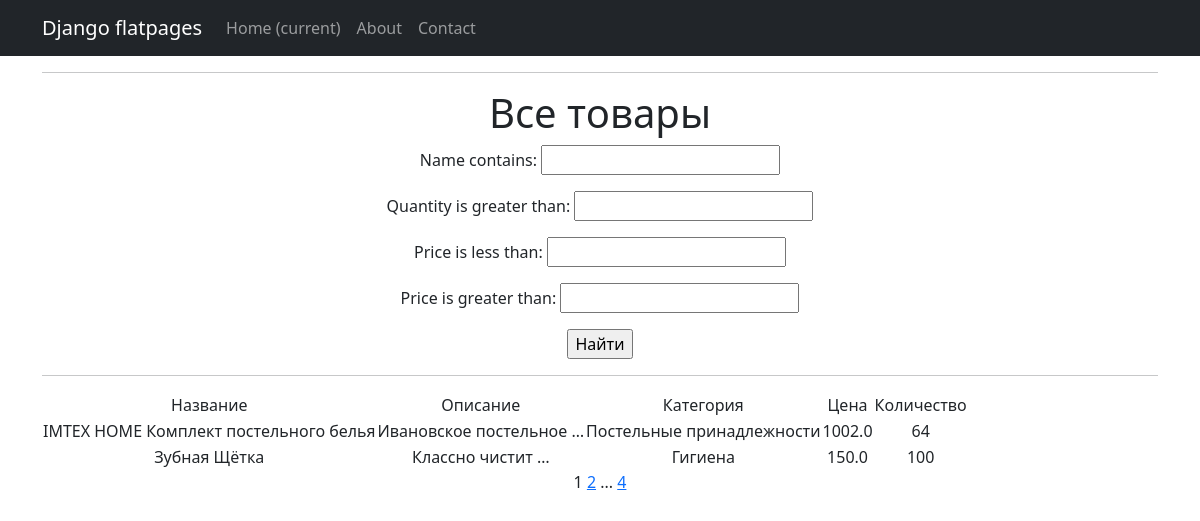
Screenshot of /products/ with the database file from the repository.
### simpleapp/models.py (models this page shows, shortened)
class Product(models.Model):
    name = models.CharField(
        max_length=50,
        unique=True, # названия товаров не должны повторяться
    )
    description = models.TextField()
    quantity = models.IntegerField(
        validators=[MinValueValidator(0)],
    )
    category = models.ForeignKey(
        to='Category',
        on_delete=models.CASCADE,
        related_name='products', # все продукты в категории будут доступны через поле products
    )
    price = models.FloatField(
        validators=[MinValueValidator(0.0)],
    )

class Category(models.Model):
    name = models.CharField(max_length=100, unique=True)

### simpleapp/views.py (the view)
# urls.py: path('', ProductsList.as_view(), name='product_list'),
class ProductsList(ListView):
    model = Product
    ordering = 'name'
    template_name = 'products.html'
    context_object_name = 'products'
    paginate_by = 2  # вот так мы можем указать количество записей на странице
    def get_queryset(self):
        queryset = super().get_queryset()
        self.filterset = ProductFilter(self.request.GET, queryset)
        return self.filterset.qs
    def get_context_data(self, **kwargs):
        context = super().get_context_data(**kwargs)
        context['filterset'] = self.filterset
        return context

### simpleapp/templatetags/custom_tags.py (called while the page is built)
@register.simple_tag(takes_context=True)
def url_replace(context, **kwargs):
   d = context['request'].GET.copy()
   for k, v in kwargs.items():
       d[k] = v
   return d.urlencode()

### templates/products.html (shortened to what this page needs)
{% extends 'flatpages/default.html' %}
{% load custom_tags %}
{% block content %}
<hr>
<h1>Все товары</h1>
   <form action="" method="get">
       {{ filterset.form.as_p }}
       <input type="submit" value="Найти" />
   </form>
<hr>
{% if products %}
<table>
    <tr>
        <td>Название</td>
        <td>Описание</td>
        <td>Категория</td>
        <td>Цена</td>
        <td>Количество</td>
    </tr>
    {% for product in products %}
    <tr>
        <td>{{ product.name }}</td>
        <td>{{ product.description|truncatewords:2 }}</td>
        <td>{{ product.category.name }}</td>
        <td>{{ product.price }}</td>
        <td>{{ product.quantity }}</td>
    </tr>
    {% endfor %}
</table>
{% else %}
<h2>Товаров нет!</h2>
{% endif %}
{{ page_obj.number }}
{% if page_obj.has_next %}
    <a href="?{% url_replace page=page_obj.next_page_number %}">{{ page_obj.next_page_number }}</a>
    {% if paginator.num_pages != page_obj.next_page_number %}
        ...
        <a href="?{% url_replace page=page_obj.paginator.num_pages %}">{{ page_obj.paginator.num_pages }}</a>
    {% endif %}
{% endif %}
{% endblock content %}

### templates/flatpages/default.html (shortened to what this page needs)
{% load static %}
<!DOCTYPE html>
<html lang="en">
<head>
    <link href="{% static 'css/styles.css' %}" rel="stylesheet" />
</head>
<body>
    <nav class="navbar navbar-expand-lg navbar-dark bg-dark static-top">
        <div class="container">
            <a class="navbar-brand" href="#">Django flatpages</a>
            <div class="collapse navbar-collapse" id="navbarResponsive">
                <ul class="navbar-nav ml-auto">
                    <li class="nav-item active">
                        <a class="nav-link" href="#">Home
                            <span class="sr-only">(current)</span>
                        </a>
                    </li>
                    <li class="nav-item">
                        <a class="nav-link" href="/about/">About</a>
                    </li>
                    <li class="nav-item">
                        <a class="nav-link" href="/contacts/">Contact</a>
                    </li>
                </ul>
            </div>
        </div>
    </nav>
    <div class="container">
        <div class="row">
            <div class="col-lg-12 text-center">
                {% block content %}{% endblock content %}
            </div>
        </div>
    </div>
</body>
</html>

### rows the page displays
Product: name "IMTEX HOME Комплект постельного белья", description "Ивановское постельное …", category.name "Постельные принадлежности", price "1002.0", quantity "64"
Product: name "Зубная Щётка", description "Классно чистит …", category.name "Гигиена", price "150.0", quantity "100"

### other values shown
{{ page_obj.number }} "1"
{{ page_obj.next_page_number }} "2"
{{ page_obj.paginator.num_pages }} "4"
